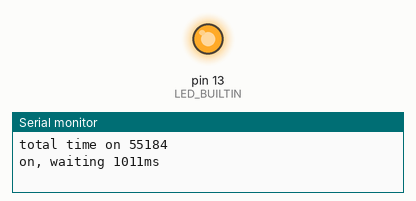
Simulated run of this sketch. Board: Arduino Uno, built with avr-gcc and run on an emulated ATmega328P. Parts: output pins drawn as LEDs (lit = HIGH), the last lines printed to the serial monitor. Random numbers use the default seed unless the sketch sets one.

Above: at 0.1 s.
At 1.06 s:
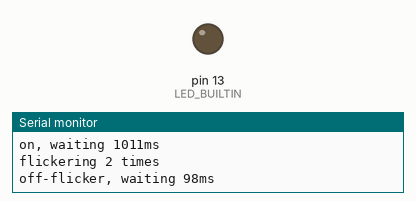
Timing chart, 0 to 30.7 s (numbered marks = the images above):
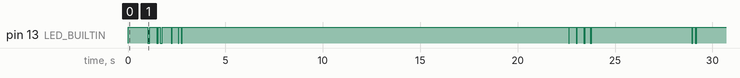

The sketch:

rrgas.ino
```cpp
#define ANALOG_READ_MAX 1023

// Intervals in milliseconds
#define ON_MIN 30 * 1000L
#define ON_MAX 60 * 1000L

#define OFF_MIN 1 * 60 * 1000L
#define OFF_MAX 5 * 60 * 1000L

#define FLICKER_ON_MIN 100L
#define FLICKER_ON_MAX 400L

#define FLICKER_OFF_MIN 10L
#define FLICKER_OFF_MAX 100L

#define FLICKERS_MIN 0L
#define FLICKERS_MAX 4L

#define DEBUG true

void setup() {
  if(DEBUG) Serial.begin(9600);
  pinMode(LED_BUILTIN, OUTPUT);
  randomSeed(analogRead(0));
}

void loop() {
  on();
  off();
  randomSeed(analogRead(0));
}

void on() {
  // Flicker a random number of times while time remains
  const unsigned long totalTimeOn = (unsigned long)random(ON_MIN, ON_MAX);
  const unsigned long timeFinish = millis() + totalTimeOn;
  long timeRemain = timeFinish - millis();

  debug("total time on " + String(totalTimeOn));

  while (timeRemain > 0) {
    output(HIGH, "on", random(0, timeRemain/2));
    flicker();

    timeRemain = timeFinish - millis();
  }
}

void flicker() {
  // Rapidly turn off and on for random intervals, a random number of times
  const long numFlickers = random(FLICKERS_MIN, FLICKERS_MAX);

  debug("flickering " + String(numFlickers) + " times");

  output(LOW, "off-flicker", random(FLICKER_OFF_MIN, FLICKER_OFF_MAX));
  for (int i=0; i<numFlickers; i=i+1) {
    output(HIGH, "on-flicker", random(FLICKER_ON_MIN, FLICKER_ON_MAX));
    output(LOW, "off-flicker", random(FLICKER_OFF_MIN, FLICKER_OFF_MAX));
  }
}

void off() {
  const int timeOffScale = analogRead(A5);
  const unsigned long timeOffMin = timeOffScale * OFF_MIN / ANALOG_READ_MAX;
  const unsigned long timeOffMax = timeOffScale * OFF_MAX / ANALOG_READ_MAX;

  debug("Measured value " + String(timeOffScale)
    + " for timeOffMin " + String(timeOffMin)
    + " and timeOffMax " + String(timeOffMax));

  output(LOW, "off", random(timeOffMin, timeOffMax));
}

void output(const uint8_t val, const String valString, const unsigned long wait) {
  digitalWrite(LED_BUILTIN, val);

  debug(valString + ", waiting " + String(wait) + "ms");

  delay(wait);
}

void debug(const String msg) {
  if(DEBUG) Serial.println(msg);
}
```
